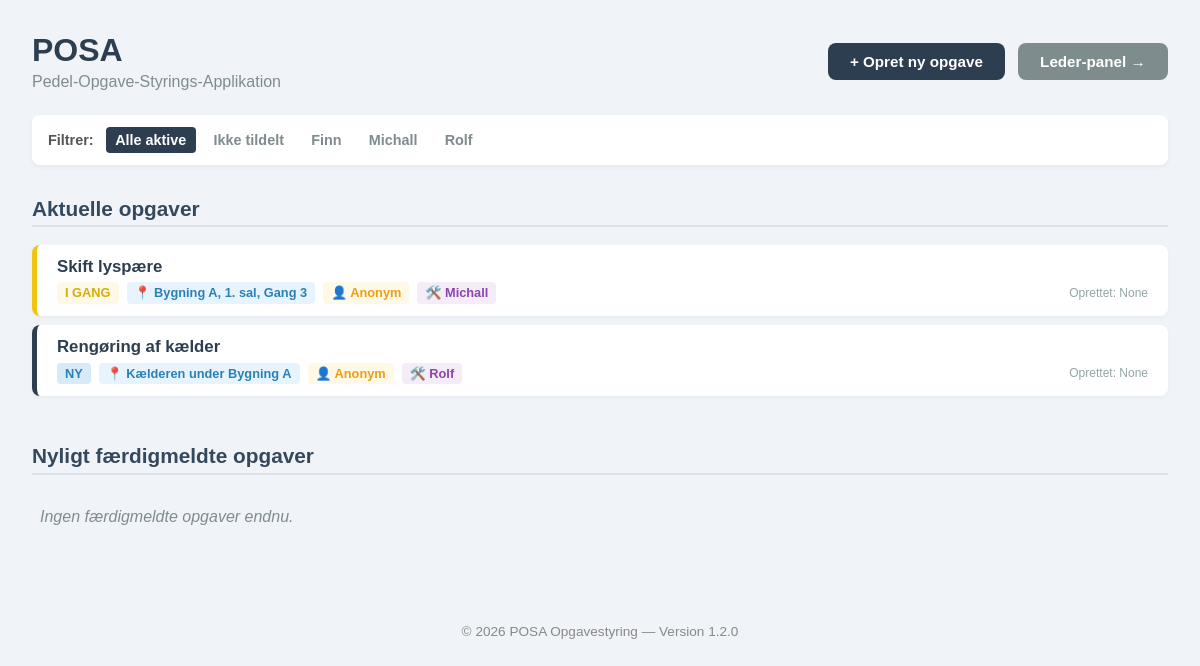
Before: / with the older database file.
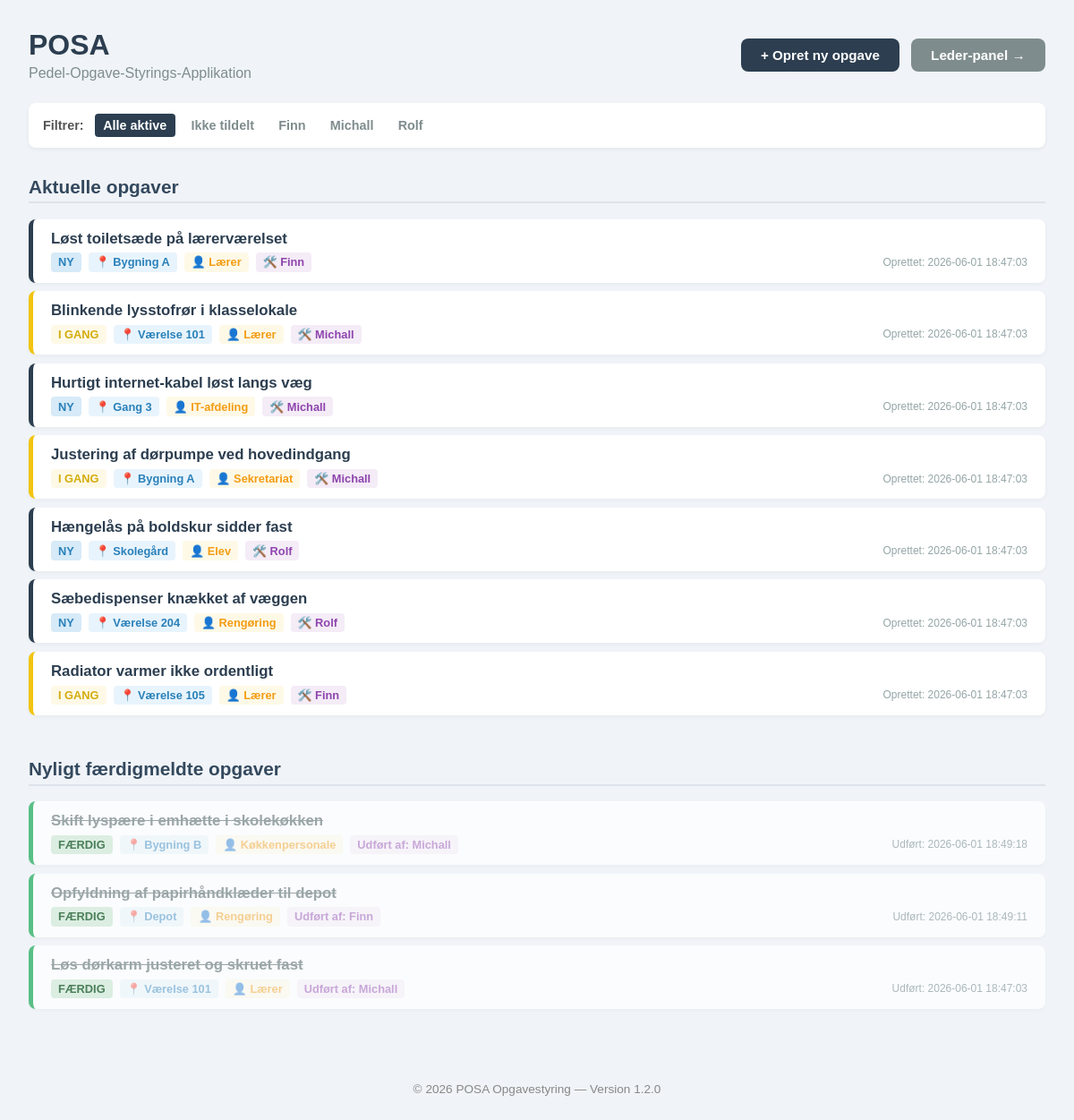
After: the same page with the newer database file.
### tables this page shows
CREATE TABLE janitors (
                id INTEGER PRIMARY KEY AUTOINCREMENT,
                name TEXT NOT NULL UNIQUE
            );

CREATE TABLE tasks (
            id               INTEGER PRIMARY KEY AUTOINCREMENT,
            title            TEXT    NOT NULL,
            description      TEXT,
            location         TEXT,
            status           TEXT    NOT NULL DEFAULT 'Ny',
            assigned_janitor TEXT
        , created_at TEXT, completed_at TEXT, reporter_name TEXT, internal_notes TEXT);

### app.py (the view)
@app.route("/")
def index():
    view = request.args.get("view", "all")
    with get_db() as conn:
        janitors_list = [row["name"] for row in conn.execute("SELECT name FROM janitors ORDER BY name ASC").fetchall()]
        active_query = "SELECT * FROM tasks WHERE status != 'Færdig'"
        finished_query = "SELECT * FROM tasks WHERE status = 'Færdig'"
        params = []
        if view == "unassigned":
            active_query += " AND (assigned_janitor IS NULL OR assigned_janitor = '' OR assigned_janitor = 'None')"
        elif view in janitors_list:
            active_query += " AND assigned_janitor = ?"
            params.append(view)
        active_query += " ORDER BY created_at DESC"
        finished_query += " ORDER BY completed_at DESC LIMIT 10"
        active_tasks = conn.execute(active_query, params).fetchall()
        finished_tasks = conn.execute(finished_query).fetchall()
    return render_template(
        "index.html",
        active_tasks=active_tasks,
        finished_tasks=finished_tasks,
        view=view,
        janitors=janitors_list,
        version=APP_VERSION
    )

### app.py (called while the page is built)
def get_db():
    conn = sqlite3.connect(DATABASE)
    conn.row_factory = sqlite3.Row
    return conn

### templates/index.html (shortened to what this page needs)
<!DOCTYPE html>
<html lang="da">
<head>
</head>
<body>
    <div class="header-container">
        <div>
            <h1>POSA</h1>
            <p class="subtitle">Pedel-Opgave-Styrings-Applikation</p>
        </div>
        <div>
            <a href="/create" class="btn btn-primary">+ Opret ny opgave</a>
            <a href="/admin" class="btn btn-admin">Leder-panel →</a>
        </div>
    </div>
    <div class="filter-bar">
        <span style="font-weight:bold; font-size:0.9rem; color:#555; margin-right:0.25rem;">Filtrer:</span>
        <a href="/?view=all" class="filter-link {% if view == 'all' %}active{% endif %}">Alle aktive</a>
        <a href="/?view=unassigned" class="filter-link {% if view == 'unassigned' %}active{% endif %}">Ikke tildelt</a>
        {% for name in janitors %}
            <a href="/?view={{ name }}" class="filter-link {% if view == name %}active{% endif %}">{{ name }}</a>
        {% endfor %}
    </div>
    <h2 class="section-title">Aktuelle opgaver</h2>
    <div class="grid">
        {% if active_tasks %}
            {% for task in active_tasks %}
                <div class="card task-card {% if task['status'] == 'I gang' %}card-status-igang{% endif %}"
                     data-title="{{ task['title'] or '' }}"
                     data-description="{{ task['description'] or '' }}"
                     data-location="{{ task['location'] or '' }}"
                     data-reporter="{{ task['reporter_name'] or '' }}"
                     data-status="{{ task['status'] or '' }}"
                     data-janitor="{{ task['assigned_janitor'] or '' }}"
                     data-time="Oprettet: {{ task['created_at'] or '' }}"
                     data-notes="{{ task['internal_notes'] or '' }}">
                    <h3 class="task-title">{{ task['title'] }}</h3>
                    <div class="meta-row">
                        <span class="tag tag-status {% if task['status'] == 'Ny' %}status-ny{% endif %}{% if task['status'] == 'I gang' %}status-igang{% endif %}">
                            {{ task['status'] }}
                        </span>
                        {% if task['location'] %}
                            <span class="tag tag-loc">📍 {{ task['location'] }}</span>
                        {% endif %}
                        <span class="tag tag-reporter">👤 {{ task['reporter_name'] or 'Anonym' }}</span>
                        {% if task['assigned_janitor'] %}
                            <span class="tag tag-janitor">🛠️ {{ task['assigned_janitor'] }}</span>
                        {% endif %}
                        <span class="timestamp">Oprettet: {{ task['created_at'] }}</span>
                    </div>
                </div>
            {% endfor %}
        {% else %}
            <p style="color:#7f8c8d; font-style:italic; padding-left: 0.5rem;">Ingen aktive opgaver fundet.</p>
        {% endif %}
    </div>
    <h2 class="section-title">Nyligt færdigmeldte opgaver</h2>
    <div class="grid">
        {% if finished_tasks %}
            {% for task in finished_tasks %}
                <div class="card task-card card-status-faerdig"
                     data-title="{{ task['title'] or '' }}"
                     data-description="{{ task['description'] or '' }}"
                     data-location="{{ task['location'] or '' }}"
                     data-reporter="{{ task['reporter_name'] or '' }}"
                     data-status="{{ task['status'] or '' }}"
                     data-janitor="{{ task['assigned_janitor'] or '' }}"
                     data-time="Udført: {{ task['completed_at'] or '' }}">
                    <h3 class="task-title" style="text-decoration: line-through; color: #7f8c8d;">{{ task['title'] }}</h3>
                    <div class="meta-row">
                        <span class="tag tag-status status-faerdig">{{ task['status'] }}</span>
                        {% if task['location'] %}
                            <span class="tag tag-loc" style="opacity:0.6;">📍 {{ task['location'] }}</span>
                        {% endif %}
                        <span class="tag tag-reporter" style="opacity:0.6;">👤 {{ task['reporter_name'] or 'Anonym' }}</span>
                        {% if task['assigned_janitor'] %}
                            <span class="tag tag-janitor" style="opacity:0.6;"> Udført af: {{ task['assigned_janitor'] }}</span>
                        {% endif %}
                        <span class="timestamp">Udført: {{ task['completed_at'] }}</span>
                    </div>
                </div>
            {% endfor %}
        {% else %}
            <p style="color:#7f8c8d; font-style:italic; padding-left: 0.5rem;">Ingen færdigmeldte opgaver endnu.</p>
        {% endif %}
    </div>
    <footer style="text-align: center; padding: 20px 0; color: #888; font-size: 0.85rem; font-family: sans-serif;">
        <p>&copy; 2026 POSA Opgavestyring — Version {{ version }}</p>
    </footer>
</body>
</html>

### templates/index.html (style rules this page uses)
body { font-family: sans-serif; background-color: #f0f4f8; margin: 0; padding: 2rem; color: #2c3e50; }
.header-container { display: flex; justify-content: space-between; align-items: center; margin-bottom: 1.5rem; }
h1 { margin: 0; color: #2c3e50; }
p.subtitle { color: #7f8c8d; margin-top: 0.25rem; margin-bottom: 0; }
.btn { display: inline-block; padding: 0.6rem 1.4rem; border-radius: 8px; text-decoration: none; font-weight: bold; font-size: 0.95rem; cursor: pointer; border: none; }
.btn-primary { background-color: #2c3e50; color: white; }
.btn-admin { background-color: #7f8c8d; color: white; margin-left: 0.5rem; }
.filter-bar { margin-bottom: 1.5rem; background: white; padding: 0.75rem 1rem; border-radius: 8px; box-shadow: 0 2px 5px rgba(0,0,0,0.05); display: flex; flex-wrap: wrap; align-items: center; gap: 0.5rem; }
.filter-link { text-decoration: none; color: #7f8c8d; font-weight: bold; font-size: 0.9rem; padding: 0.3rem 0.6rem; border-radius: 4px; }
.filter-link.active { color: white; background-color: #2c3e50; }
.grid { display: flex; flex-direction: column; gap: 0.6rem; margin-bottom: 3rem; }
.card { background: white; border-radius: 8px; padding: 0.75rem 1.25rem; box-shadow: 0 2px 5px rgba(0,0,0,0.04); border-left: 5px solid #2c3e50; box-sizing: border-box; cursor: pointer; transition: transform 0.1s, box-shadow 0.1s; }
.card-status-igang { border-left-color: #f1c40f; }
.card-status-faerdig { border-left-color: #27ae60; opacity: 0.75; }
.task-title { font-size: 1.05rem; font-weight: bold; margin: 0 0 0.35rem 0; color: #2c3e50; }
.meta-row { display: flex; flex-wrap: wrap; gap: 0.5rem; font-size: 0.8rem; align-items: center; }
.tag { display: inline-block; padding: 0.2rem 0.5rem; border-radius: 4px; font-weight: bold; background-color: #eef2f7; color: #555; }
.tag-loc { background-color: #e8f4fd; color: #2980b9; }
.tag-reporter { background-color: #fef9e7; color: #f39c12; }
.tag-janitor { background-color: #f4ecf7; color: #8e44ad; }
.tag-status { font-weight: bold; text-transform: uppercase; }
.status-ny { background-color: #d6eaf8; color: #2980b9; }
.status-igang { background-color: #fef9e7; color: #d4ac0d; }
.status-faerdig { background-color: #d4edda; color: #155724; }
.timestamp { font-size: 0.75rem; color: #95a5a6; margin-left: auto; }
h2.section-title { font-size: 1.3rem; color: #34495e; border-bottom: 2px solid #dde3ea; padding-bottom: 0.3rem; margin-top: 2rem; }

Changed rows visible on the page:
removed tasks: title "Skift lyspære", status "I GANG", location "Bygning A, 1. sal, Gang 3", task "Anonym", assigned_janitor "Michall", created_at "None", shown under "Aktuelle opgaver"
removed tasks: title "Rengøring af kælder", status "NY", location "Kælderen under Bygning A", task "Anonym", assigned_janitor "Rolf", created_at "None", shown under "Aktuelle opgaver"
added tasks: title "Løst toiletsæde på lærerværelset", status "NY", location "Bygning A", reporter_name "Lærer", assigned_janitor "Finn", created_at "2026-06-01 18:47:03", shown under "Aktuelle opgaver"
added tasks: title "Blinkende lysstofrør i klasselokale", status "I GANG", location "Værelse 101", reporter_name "Lærer", assigned_janitor "Michall", created_at "2026-06-01 18:47:03", shown under "Aktuelle opgaver"
added tasks: title "Hurtigt internet-kabel løst langs væg", status "NY", location "Gang 3", reporter_name "IT-afdeling", assigned_janitor "Michall", created_at "2026-06-01 18:47:03", shown under "Aktuelle opgaver"
added tasks: title "Justering af dørpumpe ved hovedindgang", status "I GANG", location "Bygning A", reporter_name "Sekretariat", assigned_janitor "Michall", created_at "2026-06-01 18:47:03", shown under "Aktuelle opgaver"
added tasks: title "Hængelås på boldskur sidder fast", status "NY", location "Skolegård", reporter_name "Elev", assigned_janitor "Rolf", created_at "2026-06-01 18:47:03", shown under "Aktuelle opgaver"
added tasks: title "Sæbedispenser knækket af væggen", status "NY", location "Værelse 204", reporter_name "Rengøring", assigned_janitor "Rolf", created_at "2026-06-01 18:47:03", shown under "Aktuelle opgaver"
added tasks: title "Radiator varmer ikke ordentligt", status "I GANG", location "Værelse 105", reporter_name "Lærer", assigned_janitor "Finn", created_at "2026-06-01 18:47:03", shown under "Aktuelle opgaver"
added tasks: title "Skift lyspære i emhætte i skolekøkken", status "FÆRDIG", location "Bygning B", reporter_name "Køkkenpersonale", assigned_janitor "Michall", completed_at "2026-06-01 18:49:18", shown under "Nyligt færdigmeldte opgaver"
added tasks: title "Opfyldning af papirhåndklæder til depot", status "FÆRDIG", location "Depot", reporter_name "Rengøring", assigned_janitor "Finn", completed_at "2026-06-01 18:49:11", shown under "Nyligt færdigmeldte opgaver"
added tasks: title "Løs dørkarm justeret og skruet fast", status "FÆRDIG", location "Værelse 101", reporter_name "Lærer", assigned_janitor "Michall", completed_at "2026-06-01 18:47:03", shown under "Nyligt færdigmeldte opgaver"
Other visible differences:
text no longer shown: "Ingen færdigmeldte opgaver endnu."
